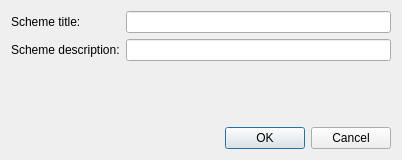
<?xml version="1.0" encoding="UTF-8"?>
<ui version="4.0">
 <class>SchemeEditor</class>
 <widget class="QDialog" name="SchemeEditor">
  <property name="geometry">
   <rect>
    <x>0</x>
    <y>0</y>
    <width>402</width>
    <height>160</height>
   </rect>
  </property>
  <property name="windowTitle">
   <string>Dialog</string>
  </property>
  <layout class="QVBoxLayout" name="verticalLayout">
   <item>
    <layout class="QFormLayout" name="formLayout">
     <item row="0" column="0">
      <widget class="QLabel" name="label">
       <property name="text">
        <string>Scheme title:</string>
       </property>
      </widget>
     </item>
     <item row="0" column="1">
      <widget class="QLineEdit" name="schemeTitle"/>
     </item>
     <item row="1" column="0">
      <widget class="QLabel" name="label_2">
       <property name="text">
        <string>Scheme description:</string>
       </property>
      </widget>
     </item>
     <item row="1" column="1">
      <widget class="QLineEdit" name="schemeDescr"/>
     </item>
    </layout>
   </item>
   <item>
    <spacer name="verticalSpacer">
     <property name="orientation">
      <enum>Qt::Vertical</enum>
     </property>
     <property name="sizeHint" stdset="0">
      <size>
       <width>20</width>
       <height>40</height>
      </size>
     </property>
    </spacer>
   </item>
   <item>
    <widget class="QDialogButtonBox" name="buttonBox">
     <property name="orientation">
      <enum>Qt::Horizontal</enum>
     </property>
     <property name="standardButtons">
      <set>QDialogButtonBox::Cancel|QDialogButtonBox::Ok</set>
     </property>
    </widget>
   </item>
  </layout>
 </widget>
 <resources/>
 <connections/>
</ui>
